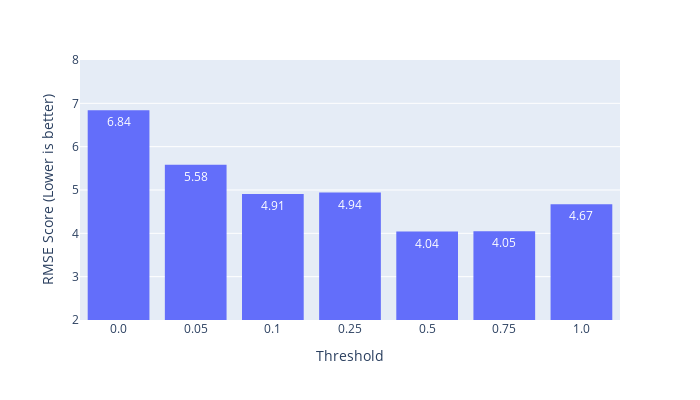

Here is the notebook cell this chart was saved with:
### Code cell
# Accuracy comparison PEMS-BAY
sample_df = weighted_result_df[(weighted_result_df['model_name'] == 'PW-AE-EMD') & (weighted_result_df['data_name'] == 'PEMS-BAY') ] 
fig = px.histogram(sample_df, x="threshold", y="RMSE",
             color='model_name', barmode='group',
             height=400, width=700, text_auto=True)
fig.update_yaxes(range=[2, 8], title='RMSE Score (Lower is better)')
fig.update_xaxes(title='Threshold')
fig.update_layout(showlegend=False)
fig.show()
pio.write_image(fig, 'plots/pems_optim_no.png',scale=4, width=640, height=480)

### Figure 1 — Plotly figure (JSON) as saved in the notebook; plotly's stock layout.template omitted (floating-point values rounded to 4 significant figures)
{"data": [{"alignmentgroup": "True", "bingroup": "x", "histfunc": "sum", "hovertemplate": "model_name=PW-AE-EMD<br>threshold=%{x}<br>sum of RMSE=%{y}<extra></extra>", "legendgroup": "PW-AE-EMD", "marker": {"color": "#636efa", "pattern": {"shape": ""}}, "name": "PW-AE-EMD", "offsetgroup": "PW-AE-EMD", "orientation": "v", "showlegend": true, "texttemplate": "%{value}", "type": "histogram", "x": ["0.0", "0.05", "0.1", "0.25", "0.5", "0.75", "1.0"], "xaxis": "x", "y": [6.84, 5.58, 4.91, 4.94, 4.04, 4.05, 4.67], "yaxis": "y"}], "layout": {"barmode": "group", "height": 400, "legend": {"title": {"text": "model_name"}, "tracegroupgap": 0}, "margin": {"t": 60}, "showlegend": false, "width": 700, "xaxis": {"anchor": "y", "domain": [0, 1], "title": {"text": "Threshold"}}, "yaxis": {"anchor": "x", "domain": [0, 1], "range": [2, 8], "title": {"text": "RMSE Score (Lower is better)"}}}}
